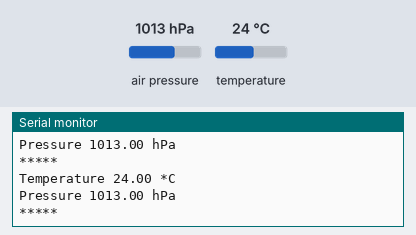
Recording of a program running on a simulated Arduino Uno, built with avr-gcc and run on an emulated ATmega328P. Shown: the last lines printed to the serial monitor. The test bench sets the inputs (shaded band); at power-on: air pressure 1013 hPa, temperature 24 °C.

Above: at 1.8 s.
1.9 s: air pressure set to 952 hPa
At 2.5 s:
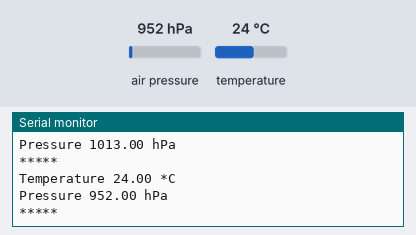
3.4 s: temperature set to 12 °C
At 4.5 s:
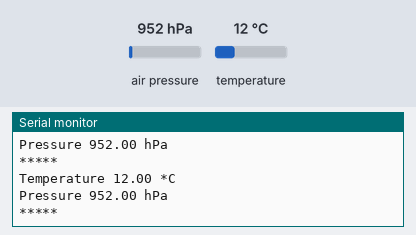
4.9 s: air pressure set to 975 hPa
At 5.5 s:
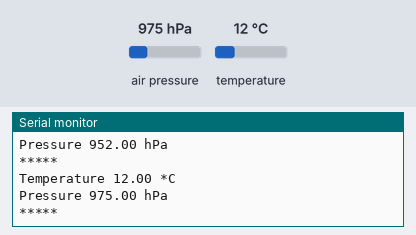
Timing chart, 0 to 7.9 s (numbered marks = the images above; inputs shaded):
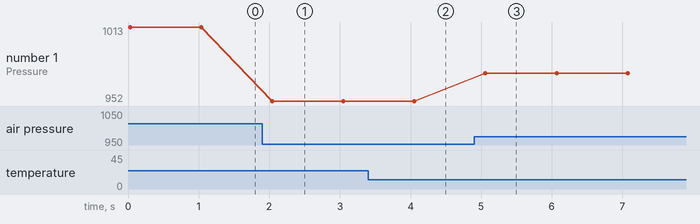

Measured:
- after the input at 1.9 s, the serial monitor: prints a new line after 0.14 s (image 1)
- after the input at 3.4 s, the serial monitor: prints a new line after 0.63 s (image 2)
- after the input at 4.9 s, the serial monitor: prints a new line after 0.16 s (image 3)
- plotted number 1: 1013 → 952 after the input at 1.9 s, 952 → 975 after the input at 4.9 s

The program:

main.cpp
```cpp
#include <Arduino.h>
#include <SPI.h>
#include <Adafruit_BMP085.h>

namespace
{
  Adafruit_BMP085 bmp;
}

void setup()
{
  Serial.begin(9600);
  if (!bmp.begin())
  {
    Serial.println("Could not find valid BMP sensor");
    while (1)
    {
    }
  }
}

void loop()
{
  float temp = bmp.readTemperature();
  Serial.print("Temperature ");
  Serial.print(temp);
  Serial.println(" *C");

  float pressure = static_cast<float>(bmp.readPressure()) / 100.0f;
  Serial.print("Pressure ");
  Serial.print(pressure);
  Serial.println(" hPa");
  Serial.println("*****");

  delay(1000);
}
```
